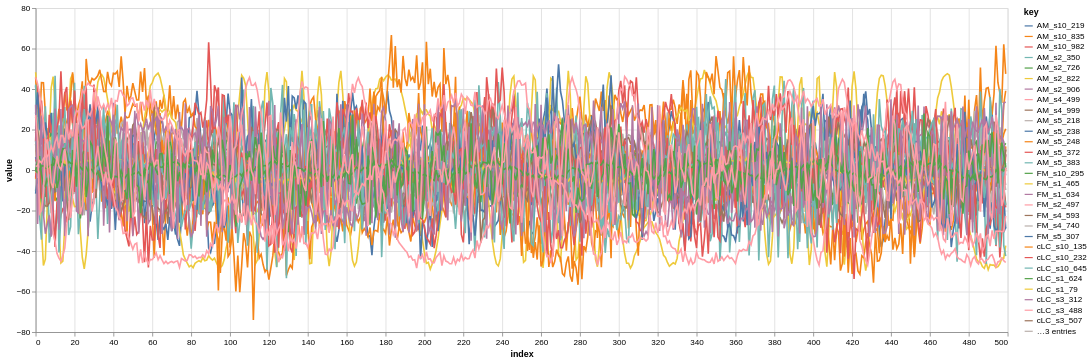

Notebook code cell kept with this figure:
### Code cell
# df = df.iloc[:, :2]
alt.Chart(
    df.reset_index()
).transform_fold(
    df.columns.to_list()
).mark_line().encode(
    x='index:Q', y='value:Q', color='key:N'
).properties(width=1_200, height=400)

### Figure 1 — Vega-Lite specification as saved in the notebook (floating-point values rounded to 4 significant figures; data arrays with more than 128 entries replaced by an {"elided": "..."} marker saying what was removed)
{"config": {"view": {"continuousWidth": 300, "continuousHeight": 300}}, "data": {"name": "data-22abce91ce95f917321f6de35ba5f41e"}, "mark": {"type": "line"}, "encoding": {"color": {"field": "key", "type": "nominal"}, "x": {"field": "index", "type": "quantitative"}, "y": {"field": "value", "type": "quantitative"}}, "height": 400, "transform": [{"fold": ["AM_s2_906", "FM_s5_307", "FM_s4_740", "AM_s5_238", "cLC_s5_586", "cLC_s5_248", "FM_s1_465", "cLC_s10_135", "AM_s5_248", "cLC_s3_507", "cLC_s5_298", "AM_s2_726", "AM_s10_835", "AM_s2_822", "AM_s5_372", "AM_s5_218", "FM_s4_593", "AM_s10_982", "AM_s5_383", "cLC_s1_79", "AM_s2_350", "AM_s10_219", "cLC_s3_312", "cLC_s10_232", "AM_s4_999", "cLC_s10_645", "FM_s1_634", "cLC_s1_624", "FM_s10_295", "FM_s2_497", "AM_s4_499", "cLC_s3_488"]}], "width": 1200, "$schema": "https://vega.github.io/schema/vega-lite/v5.8.0.json", "datasets": {"data-22abce91ce95f917321f6de35ba5f41e": {"elided": "500 records"}}}
